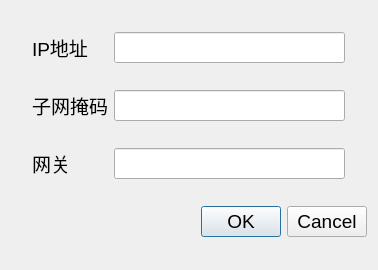
<?xml version="1.0" encoding="UTF-8"?>
<ui version="4.0">
 <class>NetCfgDialog</class>
 <widget class="QDialog" name="NetCfgDialog">
  <property name="geometry">
   <rect>
    <x>0</x>
    <y>0</y>
    <width>378</width>
    <height>270</height>
   </rect>
  </property>
  <property name="sizePolicy">
   <sizepolicy hsizetype="Fixed" vsizetype="Fixed">
    <horstretch>0</horstretch>
    <verstretch>0</verstretch>
   </sizepolicy>
  </property>
  <property name="font">
   <font>
    <pointsize>14</pointsize>
   </font>
  </property>
  <property name="windowTitle">
   <string>网络设置</string>
  </property>
  <layout class="QGridLayout" name="gridLayout">
   <item row="0" column="0">
    <spacer name="horizontalSpacer_2">
     <property name="orientation">
      <enum>Qt::Horizontal</enum>
     </property>
     <property name="sizeType">
      <enum>QSizePolicy::Preferred</enum>
     </property>
     <property name="sizeHint" stdset="0">
      <size>
       <width>21</width>
       <height>20</height>
      </size>
     </property>
    </spacer>
   </item>
   <item row="0" column="1">
    <widget class="QLabel" name="label">
     <property name="text">
      <string>IP地址</string>
     </property>
    </widget>
   </item>
   <item row="0" column="2">
    <widget class="QLineEdit" name="IPCfglineEdit"/>
   </item>
   <item row="0" column="3">
    <spacer name="horizontalSpacer_4">
     <property name="orientation">
      <enum>Qt::Horizontal</enum>
     </property>
     <property name="sizeType">
      <enum>QSizePolicy::Preferred</enum>
     </property>
     <property name="sizeHint" stdset="0">
      <size>
       <width>16</width>
       <height>20</height>
      </size>
     </property>
    </spacer>
   </item>
   <item row="1" column="0">
    <spacer name="horizontalSpacer_3">
     <property name="orientation">
      <enum>Qt::Horizontal</enum>
     </property>
     <property name="sizeType">
      <enum>QSizePolicy::Preferred</enum>
     </property>
     <property name="sizeHint" stdset="0">
      <size>
       <width>21</width>
       <height>20</height>
      </size>
     </property>
    </spacer>
   </item>
   <item row="1" column="1">
    <widget class="QLabel" name="label_2">
     <property name="text">
      <string>子网掩码</string>
     </property>
    </widget>
   </item>
   <item row="1" column="2">
    <widget class="QLineEdit" name="MaskCfglineEdit"/>
   </item>
   <item row="1" column="3">
    <spacer name="horizontalSpacer_6">
     <property name="orientation">
      <enum>Qt::Horizontal</enum>
     </property>
     <property name="sizeType">
      <enum>QSizePolicy::Preferred</enum>
     </property>
     <property name="sizeHint" stdset="0">
      <size>
       <width>16</width>
       <height>20</height>
      </size>
     </property>
    </spacer>
   </item>
   <item row="2" column="0">
    <spacer name="horizontalSpacer_5">
     <property name="orientation">
      <enum>Qt::Horizontal</enum>
     </property>
     <property name="sizeType">
      <enum>QSizePolicy::Preferred</enum>
     </property>
     <property name="sizeHint" stdset="0">
      <size>
       <width>21</width>
       <height>20</height>
      </size>
     </property>
    </spacer>
   </item>
   <item row="2" column="1">
    <widget class="QLabel" name="label_3">
     <property name="text">
      <string>网关</string>
     </property>
    </widget>
   </item>
   <item row="2" column="2">
    <widget class="QLineEdit" name="GateCfglineEdit">
     <property name="text">
      <string/>
     </property>
    </widget>
   </item>
   <item row="2" column="3">
    <spacer name="horizontalSpacer_7">
     <property name="orientation">
      <enum>Qt::Horizontal</enum>
     </property>
     <property name="sizeType">
      <enum>QSizePolicy::Preferred</enum>
     </property>
     <property name="sizeHint" stdset="0">
      <size>
       <width>16</width>
       <height>20</height>
      </size>
     </property>
    </spacer>
   </item>
   <item row="3" column="2" colspan="2">
    <widget class="QDialogButtonBox" name="NetCfgbuttonBox">
     <property name="orientation">
      <enum>Qt::Horizontal</enum>
     </property>
     <property name="standardButtons">
      <set>QDialogButtonBox::Cancel|QDialogButtonBox::Ok</set>
     </property>
    </widget>
   </item>
  </layout>
 </widget>
 <resources/>
 <connections>
  <connection>
   <sender>NetCfgbuttonBox</sender>
   <signal>accepted()</signal>
   <receiver>NetCfgDialog</receiver>
   <slot>accept()</slot>
   <hints>
    <hint type="sourcelabel">
     <x>248</x>
     <y>254</y>
    </hint>
    <hint type="destinationlabel">
     <x>157</x>
     <y>274</y>
    </hint>
   </hints>
  </connection>
  <connection>
   <sender>NetCfgbuttonBox</sender>
   <signal>rejected()</signal>
   <receiver>NetCfgDialog</receiver>
   <slot>reject()</slot>
   <hints>
    <hint type="sourcelabel">
     <x>316</x>
     <y>260</y>
    </hint>
    <hint type="destinationlabel">
     <x>286</x>
     <y>274</y>
    </hint>
   </hints>
  </connection>
 </connections>
</ui>
